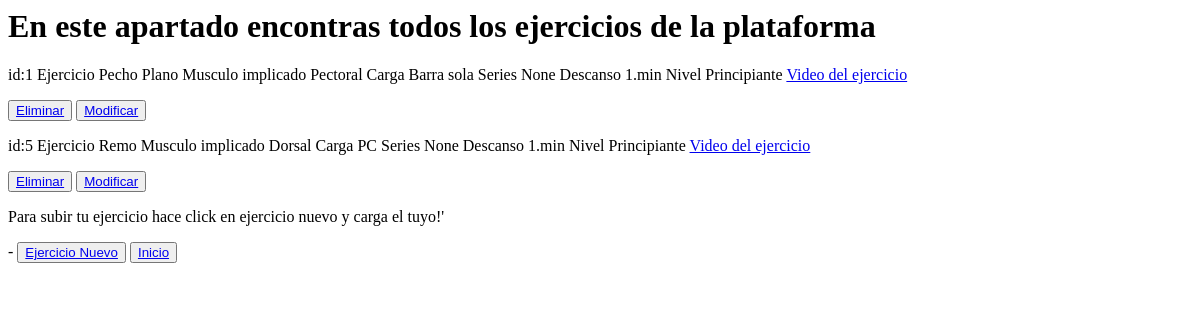
/mostrar_ejercicio/, run on an earlier commit of the app's database.
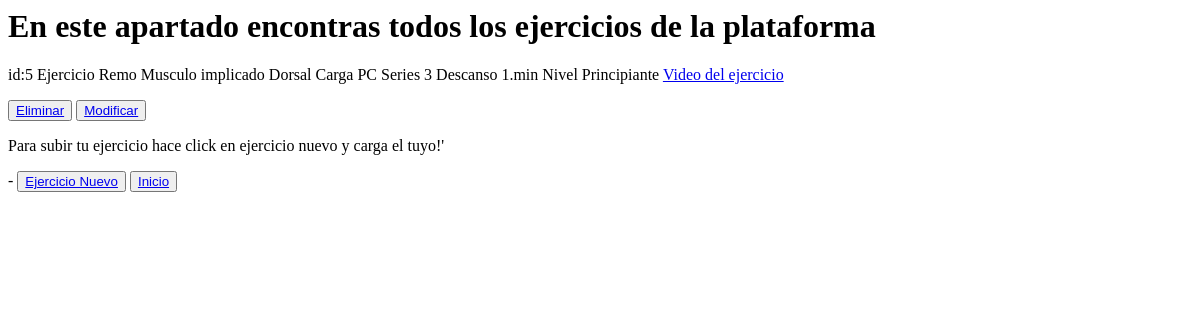
And on a later commit of the database.
### Blog1App/models.py (models this page shows)
class Musculacion(models.Model):
    Ejercicio = models.CharField(max_length=40)
    Musculo_Implicado  = models.CharField(max_length=40)
    Carga = models.CharField(max_length=40)
    Series= models.CharField(max_length=40, null=True)
    Descanso = models.CharField(max_length=40)
    Nivel = models.CharField(max_length=40, null=True)
    Link_Video = models.CharField(max_length=200, null=True)

### Blog1App/views.py (the view)
# urls.py: path('mostrar_ejercicio/',views.mostrar_ejercicio, name='Mostrar Ejercicios'),
def mostrar_ejercicio(request):
    entrenamiento = Musculacion.objects.all()
    context = {'entrenamiento':entrenamiento}
    return render(request,'mostrar_ejercicio.html', context=context )

### Blog1App/templates/mostrar_ejercicio.html
<strong><h1>En este apartado encontras todos los ejercicios de la plataforma</h1></strong>
{%for Musculacion in entrenamiento %}
<p> id:{{Musculacion.id}}
    Ejercicio {{Musculacion.Ejercicio}}
    Musculo implicado {{Musculacion.Musculo_Implicado}}
    Carga {{Musculacion.Carga}}
    Series {{Musculacion.Series}}
    Descanso {{Musculacion.Descanso}}
    Nivel  {{Musculacion.Nivel}}
    <a href={{Musculacion.Link_Video}} >Video del ejercicio</a>
</p>
    <button>
        <a href="{% url 'Eliminar Ejercicio' Musculacion.id %}">Eliminar</a>
    </button>
    <button>
        <a href="{% url 'Modificar Ejercicio' Musculacion.id %}">Modificar</a>
    </button>
{% endfor %}
<p>Para subir tu ejercicio hace click en ejercicio nuevo y carga el tuyo!'</p>-
<button><a href="http://127.0.0.1:8000/hacer_ejercicio/">Ejercicio Nuevo</a></button>
<button>
    <a href="http://127.0.0.1:8000/">Inicio</a>
</button>

What changed in the data, as far as the page shows it:
removed Musculacion: id "1", Ejercicio "Pecho Plano", Musculo_Implicado "Pectoral", Carga "Barra sola", Series "None", Descanso "1.min", Nivel "Principiante"
changed Musculacion "Remo": Series "None" → "3"
